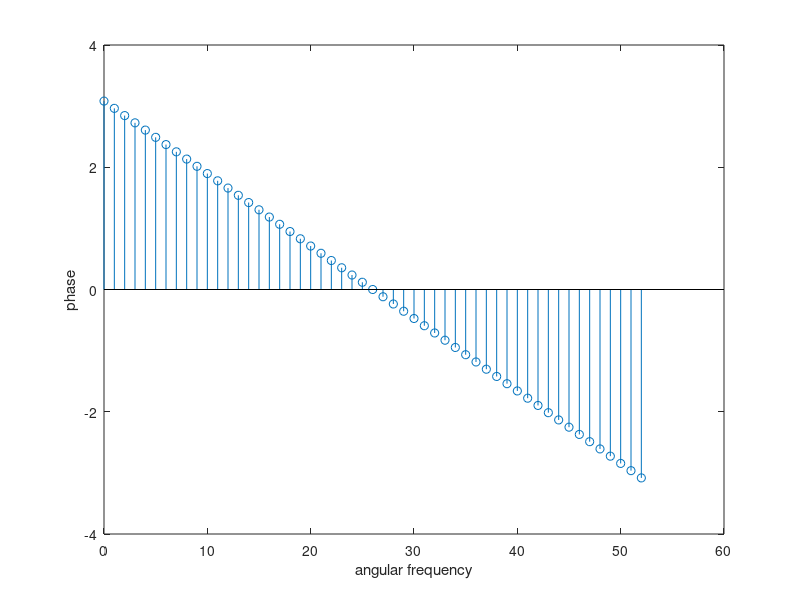

The MATLAB source for this figure:
h = [1/4 1/2 1/4];
h = [h, zeros(1, 50)];
k = [0:length(h)-1];

H = fft(h); H = fftshift(H);
angH = angle(H);
stem(k, angH)   % Linear Phase
xlabel("angular frequency"); ylabel("phase");